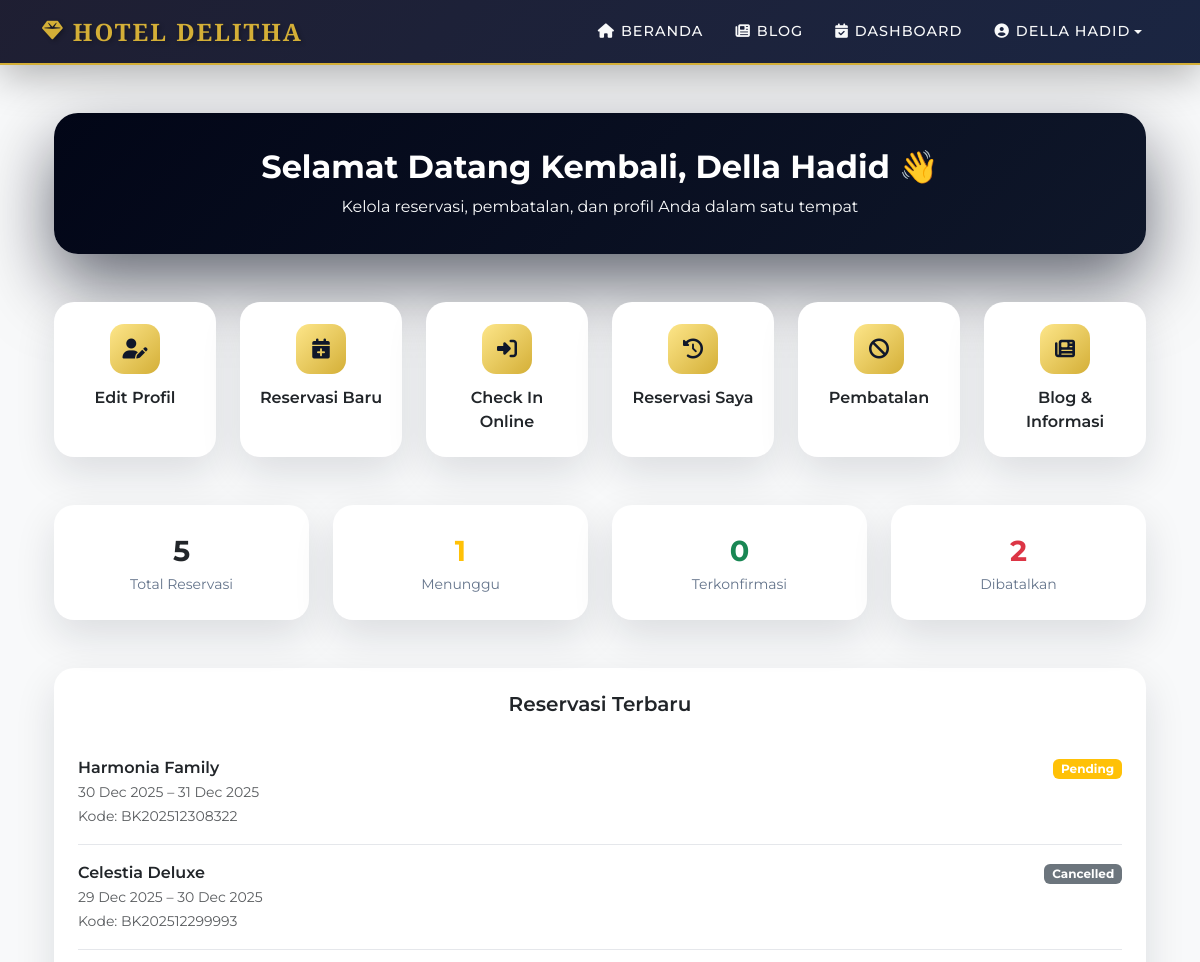
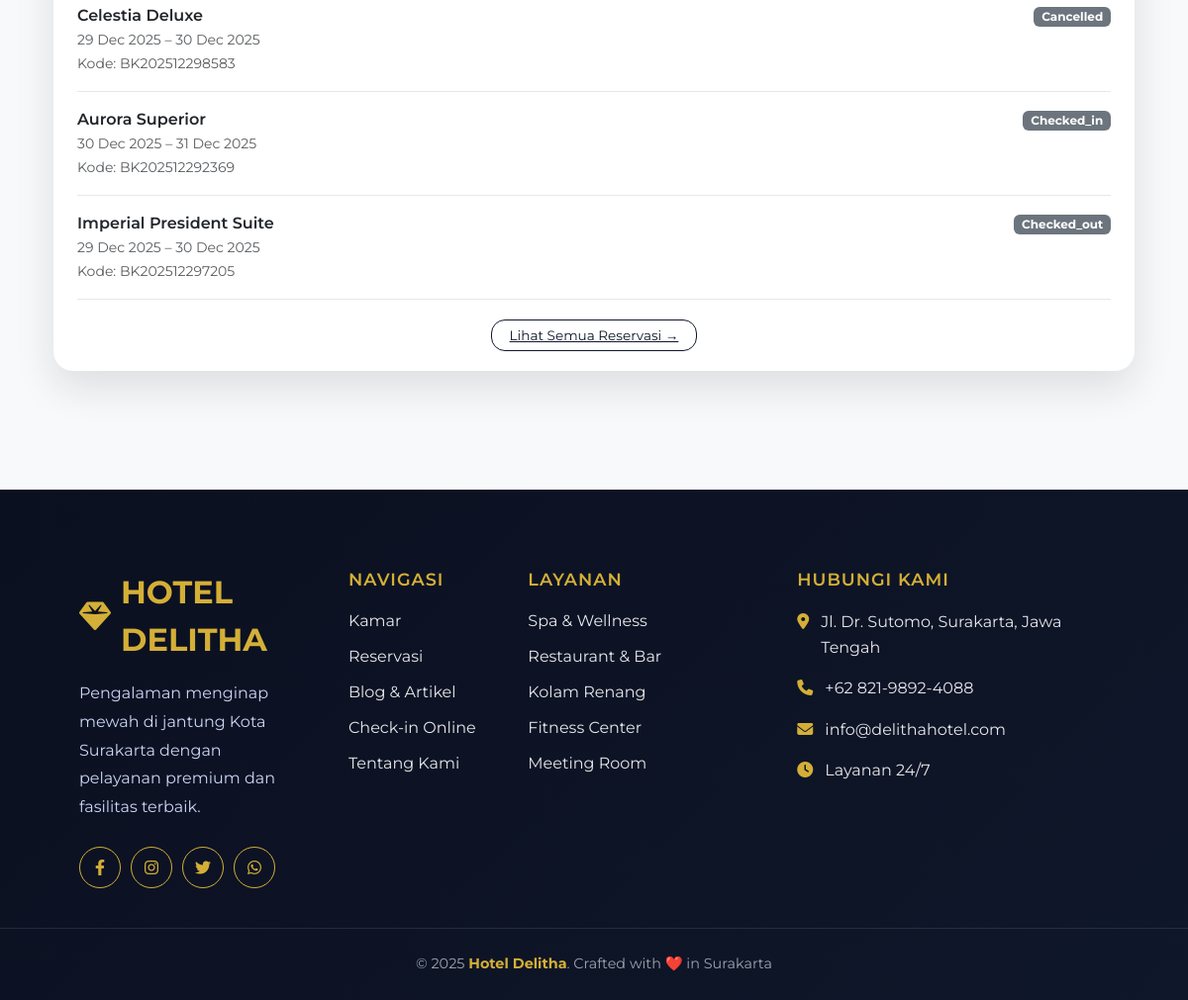
Page /user/dashboard.php (signed in) on the committed database (2 pictures, top to bottom).
### tables this page shows
CREATE TABLE `reservations` (
  `id` int NOT NULL,
  `booking_code` varchar(20) NOT NULL,
  `user_id` int NOT NULL,
  `room_id` int NOT NULL,
  `guest_name` varchar(100) NOT NULL,
  `guest_email` varchar(100) NOT NULL,
  `guest_phone` varchar(20) NOT NULL,
  `check_in_date` date NOT NULL,
  `check_out_date` date NOT NULL,
  `total_rooms` int NOT NULL,
  `total_guests` int NOT NULL,
  `total_nights` int NOT NULL,
  `total_price` decimal(10,2) NOT NULL,
  `status` enum('pending','confirmed','checked_in','checked_out','cancelled') NOT NULL DEFAULT 'pending',
  `checked_in_at` timestamp NULL DEFAULT NULL,
  `checked_out_at` datetime DEFAULT NULL,
  `notes` text,
  `created_at` timestamp NOT NULL DEFAULT CURRENT_TIMESTAMP,
  `updated_at` timestamp NOT NULL DEFAULT CURRENT_TIMESTAMP ON UPDATE CURRENT_TIMESTAMP,
  `payment_status` enum('unpaid','paid','refunded') NOT NULL DEFAULT 'unpaid'
);

CREATE TABLE `rooms` (
  `id` int NOT NULL,
  `name` varchar(100) NOT NULL,
  `type` varchar(50) NOT NULL,
  `price` decimal(10,2) NOT NULL,
  `capacity` int NOT NULL,
  `total_rooms` int NOT NULL,
  `available_rooms` int NOT NULL,
  `facilities` text,
  `description` text,
  `image` varchar(255) DEFAULT NULL,
  `status` enum('available','maintenance') DEFAULT 'available',
  `created_at` timestamp NOT NULL DEFAULT CURRENT_TIMESTAMP,
  `updated_at` timestamp NOT NULL DEFAULT CURRENT_TIMESTAMP ON UPDATE CURRENT_TIMESTAMP
);

### user/dashboard.php (the view, shortened to what this page needs)
<?php
require_once '../config/database.php';
$user_id = $_SESSION['user_id'];
$statsStmt = mysqli_prepare($conn,
"SELECT
 COUNT(*) AS total,
 SUM(status='pending') AS pending,
 SUM(status='confirmed') AS confirmed,
 SUM(status='cancelled') AS cancelled
 FROM reservations WHERE user_id=?"
);
mysqli_stmt_bind_param($statsStmt,"i",$user_id);
mysqli_stmt_execute($statsStmt);
$stats = mysqli_fetch_assoc(mysqli_stmt_get_result($statsStmt));
$historyStmt = mysqli_prepare($conn,
"SELECT r.*, ro.name AS room_name, c.status AS cancel_status
 FROM reservations r
 JOIN rooms ro ON r.room_id = ro.id
 LEFT JOIN cancellations c ON c.reservation_id = r.id
 WHERE r.user_id=?
 ORDER BY r.created_at DESC
 LIMIT 5"
);
mysqli_stmt_bind_param($historyStmt,"i",$user_id);
mysqli_stmt_execute($historyStmt);
$history = mysqli_stmt_get_result($historyStmt);
include '../includes/header.php';
?>
<div class="container my-5 fade-in">
<div class="dashboard-wrapper">
<div class="hero section">
    <h2 class="fw-bold mb-2">
        Selamat Datang Kembali, <?= htmlspecialchars($_SESSION['name']) ?> 👋
    </h2>
    <p class="mb-0 text-light">
        Kelola reservasi, pembatalan, dan profil Anda dalam satu tempat
    </p>
</div>
<div class="row g-4 section justify-content-center text-center">
<?php
$actions = [
 ['Edit Profil','profile.php?tab=edit','fa-user-pen'],
 ['Reservasi Baru','reserve.php','fa-calendar-plus'],
 ['Check In Online','checkin.php','fa-right-to-bracket'],
 ['Reservasi Saya','profile.php?tab=history','fa-clock-rotate-left'],
 ['Pembatalan','cancel_reservation.php','fa-ban'],
 ['Blog & Informasi','../blog.php','fa-newspaper']
];
foreach($actions as $a):
?>
<div class="col-lg-2 col-md-4 col-6">
<a href="<?= $a[1] ?>" class="text-decoration-none text-dark">
    <div class="card-ui action-card">
        <div class="action-icon">
            <i class="fas <?= $a[2] ?>"></i>
        </div>
        <div class="fw-semibold"><?= $a[0] ?></div>
    </div>
</a>
</div>
<?php endforeach; ?>
</div>
<div class="row g-4 section justify-content-center text-center">
<?php
$statsUI = [
 ['Total Reservasi',$stats['total'], 'text-dark'],
 ['Menunggu',$stats['pending'], 'text-warning'],
 ['Terkonfirmasi',$stats['confirmed'], 'text-success'],
 ['Dibatalkan',$stats['cancelled'], 'text-danger'],
];
foreach($statsUI as $s):
?>
<div class="col-lg-3 col-md-6 col-6">
<div class="card-ui p-4">
    <div class="stat-value <?= $s[2] ?>"><?= $s[1] ?? 0 ?></div>
    <small class="text-soft"><?= $s[0] ?></small>
</div>
</div>
<?php endforeach; ?>
</div>
<div class="card-ui p-4 section">
<h5 class="fw-semibold mb-4 text-center">Reservasi Terbaru</h5>
<?php if(mysqli_num_rows($history)>0): ?>
<?php while($h=mysqli_fetch_assoc($history)): ?>
<div class="history-item d-flex justify-content-between align-items-start">
<div>
    <div class="fw-semibold"><?= htmlspecialchars($h['room_name']) ?></div>
    <small class="text-muted">
        <?= date('d M Y',strtotime($h['check_in_date'])) ?> –
        <?= date('d M Y',strtotime($h['check_out_date'])) ?>
    </small><br>
    <small class="text-muted">Kode: <?= $h['booking_code'] ?></small>
</div>
<div class="text-end">
    <span class="badge bg-<?=
        $h['status']=='pending'?'warning':
        ($h['status']=='confirmed'?'success':'secondary')
    ?>">
        <?= ucfirst($h['status']) ?>
    </span>
</div>
</div>
<?php endwhile; ?>
<div class="text-center mt-4">
    <a href="profile.php?tab=history" class="btn-history">
        Lihat Semua Reservasi →
    </a>
</div>
<?php else: ?>
<p class="text-muted mb-0 text-center">Belum ada reservasi.</p>
<?php endif; ?>
</div>
</div>
</div>
<?php include '../includes/footer.php'; ?>

### includes/header.php (style rules this page uses)
:root { --primary-gold: #d4af37; --primary-dark: #1a1a2e; --secondary-dark: #16213e; --accent-gold: #f4d03f; --text-light: #f8f9fa; }
* { margin: 0; padding: 0; box-sizing: border-box; }
body { font-family: 'Montserrat', sans-serif; background-color: #f8f9fa; overflow-x: hidden; }

### user/dashboard.php (style rules this page uses)
:root { --navy:#0f172a; --gold:#d4af37; --soft:#f8fafc; }
.section { margin-bottom:3rem }
.card-ui { background:#fff; border-radius:20px; box-shadow:0 16px 40px rgba(15,23,42,.12); height:100%; }
.text-soft { color:#64748b }
.dashboard-wrapper { max-width:1200px; margin:0 auto; }
.fade-in { animation:fade .8s ease }
.hero { background:linear-gradient(135deg,#020617,var(--navy)); color:#fff; border-radius:24px; padding:2.2rem 2rem; box-shadow:0 30px 70px rgba(2,6,23,.6); text-align:center; }
.action-card { padding:1.4rem 1rem; text-align:center; transition:.35s; }
.action-icon { width:50px; height:50px; margin:0 auto 12px; border-radius:14px; display:flex; align-items:center; justify-content:center; background:linear-gradient(135deg,#fde68a,var(--gold)); color:var(--navy); font-size:1.25rem; }
.stat-value { font-size:1.8rem; font-weight:700; }
.history-item { padding:1rem 0; border-bottom:1px solid #e5e7eb; }
.btn-history { border:1px solid var(--navy); color:var(--navy); border-radius:14px; padding:.45rem 1.1rem; font-size:.85rem; transition:.3s; }

### includes/footer.php (style rules this page uses)
html, body { margin: 0; padding: 0; width: 100%; overflow-x: hidden; }

### rows in the picture
reservations: room.name "Harmonia Family", check_in_date "30 Dec 2025", check_out_date "31 Dec 2025", booking_code "BK202512308322", status "Pending"
reservations: room.name "Celestia Deluxe", check_in_date "29 Dec 2025", check_out_date "30 Dec 2025", booking_code "BK202512299993", status "Cancelled"
reservations: room.name "Celestia Deluxe", check_in_date "29 Dec 2025", check_out_date "30 Dec 2025", booking_code "BK202512298583", status "Cancelled"
reservations: room.name "Aurora Superior", check_in_date "30 Dec 2025", check_out_date "31 Dec 2025", booking_code "BK202512292369", status "Checked_in"
reservations: room.name "Imperial President Suite", check_in_date "29 Dec 2025", check_out_date "30 Dec 2025", booking_code "BK202512297205", status "Checked_out"

### other values in the picture
$_SESSION['name'] "DELLA HADID"
$_SESSION['name'] "Della Hadid"
$a[0] "Edit Profil"
$a[0] "Reservasi Baru"
$a[0] "Check In Online"
$a[0] "Reservasi Saya"
$a[0] "Pembatalan"
$a[0] "Blog & Informasi"
$s[1] "5"
$s[0] "Total Reservasi"
$s[1] "1"
$s[0] "Menunggu"
$s[1] "0"
$s[0] "Terkonfirmasi"
$s[1] "2"
